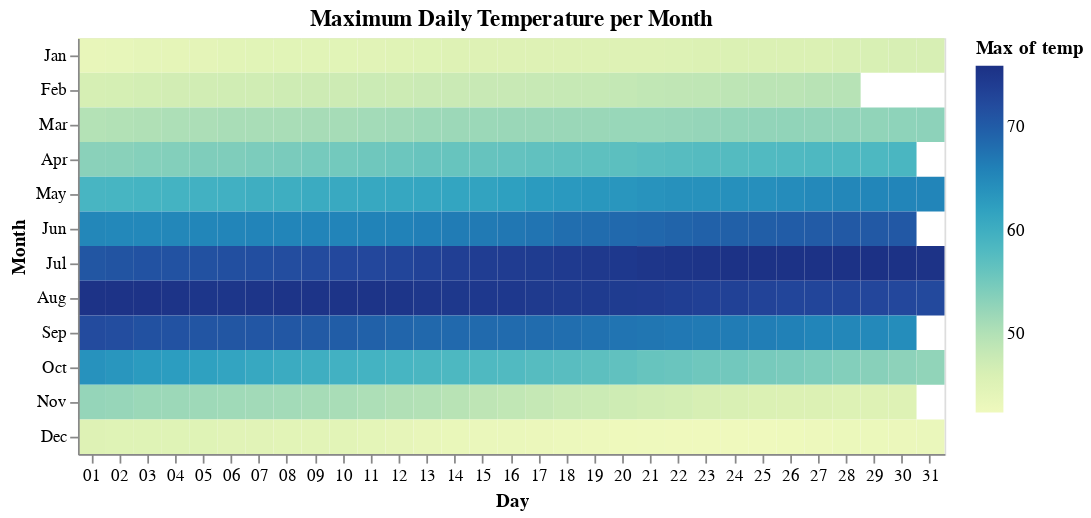

Notebook code cell kept with this figure:
### Markdown cell above
## Table Heatmap 2

### Code cell
@vlplot(
  data = seattle_temp,
  mark = :rect,
  x = {"date(date):o", title = "Day"}, # o indicates an ordinal scale
  y = {"month(date):o", title = "Month"}, # o indicates an ordinal scale
  color = "max(temp):q",
  width = 500,
  title = "Maximum Daily Temperature per Month"

)

### Figure 1 — Vega-Lite specification as saved in the notebook (floating-point values rounded to 4 significant figures; data arrays with more than 128 entries replaced by an {"elided": "..."} marker saying what was removed)
{"data": {"values": {"elided": "8759 records"}}, "mark": "rect", "width": 500, "title": "Maximum Daily Temperature per Month", "encoding": {"x": {"title": "Day", "timeUnit": "date", "field": "date", "type": "ordinal"}, "y": {"title": "Month", "timeUnit": "month", "field": "date", "type": "ordinal"}, "color": {"aggregate": "max", "field": "temp", "type": "quantitative"}}}
